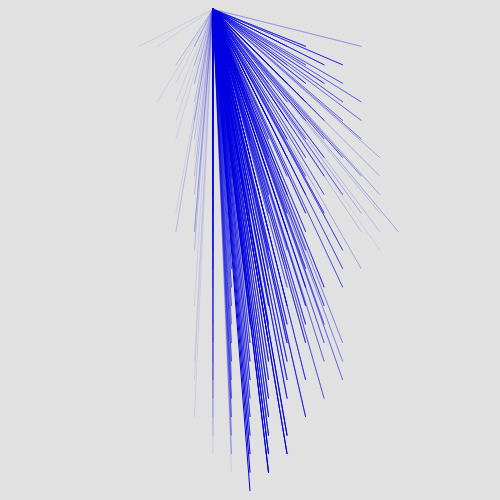
Frame 1 (no input)
Frame 2 (the mouse pressed at the canvas centre, redrawn once): identical to frame 1, image omitted

The p5.js sketch that drew this single still picture (run headless with seeded random() and noise() and a simulated clock; the mouse was pressed at the canvas centre and the sketch redrawn once):

// p5.js sketch
// ── sketch.js
let posarr = [];
let weightarr = [];
let cols = 27;
let rows = 27;
let gridsize;
let w;
let h;

let walker;
let num_steps = 27;
let num_walks = 27;

function setup() {
  createCanvas(500, 500);
  background(225);
  noLoop();

  gridsize = width / cols;
  w = gridsize * 0.8;
  h = w;

  // Creating a positions array corresponding to a square grid
  for (i = 0; i < cols; i++) {
    posarr[i] = [];
    weightarr[i] = [];
    for (j = 0; j < rows; j++) {
      x = i * gridsize + gridsize / 2;
      y = j * gridsize + gridsize / 2;

      posarr[i][j] = createVector(x, y);
      weightarr[i][j] = 0;

      //stroke(30, 30);
      //strokeWeight(2);
      //rectMode(CENTER);
      //rect(x, y, w, h);
    }
  }

  for (w = 0; w < num_walks; w++) {
    let i = floor(cols / 2);
    let j = rows - 1;

    px = posarr[i][j].x;
    py = posarr[i][j].y;
    for (s = 0; s < num_steps; s++) {
      if (i >= cols) break;
      if (i <= 0) break;
      if (j >= rows) break;
      if (j <= 0) break;
      px = posarr[i][j].x;
      py = posarr[i][j].y;

      weightarr[i][j] += 1;

      i += round(random(-1, 1));
      j += -1;

      x = posarr[i][j].x;
      y = posarr[i][j].y;

      // stroke(0, 0, 225);
      // strokeWeight(2);
      // line(px, py, x, y);
    }
  }

  for (i = 0; i < cols; i++) {
    for (j = 0; j < rows; j++) {
      if (weightarr[i][j] > 0) {
        //textAlign(CENTER, CENTER);
        //text(weightarr[i][j], posarr[i][j].x, posarr[i][j].y);
        //check through three upper neighbours. The giant if statement are to keep the indices in bounds.
        for (n = 0; n < 3; n++) {
          let arr = []
          if (
            i - 1 + n >= 0 &&
            i - 1 + n < cols &&
            j - 1 >= 0 &&
            j - 1 < rows &&
            weightarr[i - 1 - n][j - 1] > 0
          ) {
            arr[n] = weightarr[i - 1 - n][j - 1]
          }
          
            //fill(225, 0, 0, 50);
            //rect(x, y, w, h);

            stroke(0, 0, 225);
            strokeWeight(weightarr[i - 1 - n][j - 1]/10);
              line(posarr[i][j].x, posarr[i][j].y, x, y);
        }
      }
    }
  }
}

function draw() {}
